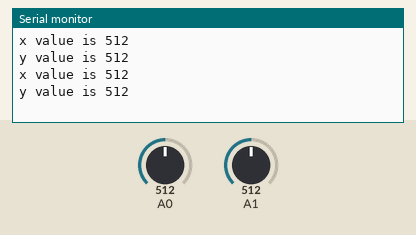
Recording of a sketch running on a simulated Arduino Uno, built with avr-gcc and run on an emulated ATmega328P. Parts: the last lines printed to the serial monitor. The inputs (shaded band) are chosen by the test bench; at power-on: A0 = 512, A1 = 512.

Above: at 1.8 s.
1.9 s: A0 set to 716
At 2.8 s:
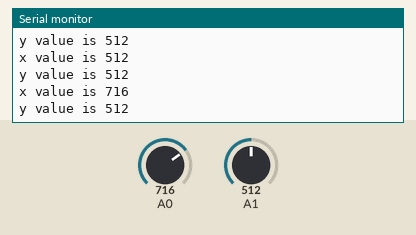
3.4 s: A1 set to 716
At 4.6 s:
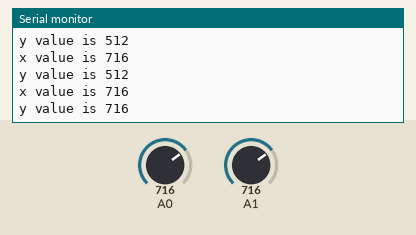
4.9 s: A0 set to 900
At 5.4 s:
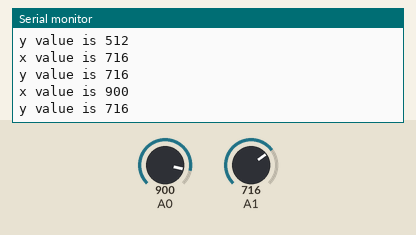
6.4 s: A1 set to 900
At 7.8 s:
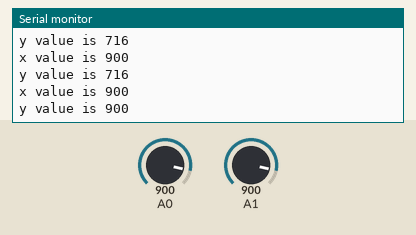
Timing chart, 0 to 8.9 s (numbered marks = the images above; inputs shaded):
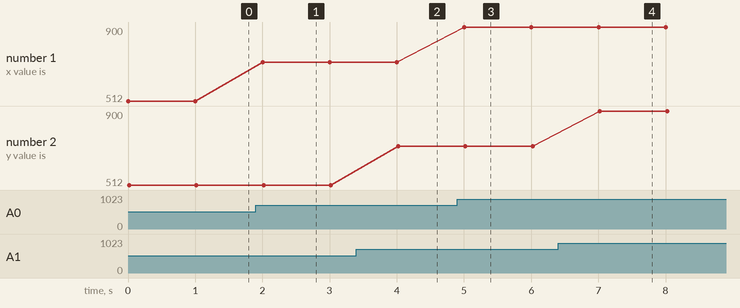

Measured:
- after the input at 1.9 s, the serial monitor: prints a new line after 0.10 s (image 1)
- after the input at 3.4 s, the serial monitor: prints a new line after 0.62 s (image 2)
- after the input at 4.9 s, the serial monitor: prints a new line after 0.10 s (image 3)
- after the input at 6.4 s, the serial monitor: prints a new line after 0.62 s (image 4)
- plotted number 1: 512 → 716 after the input at 1.9 s, 716 → 900 after the input at 4.9 s

The sketch:

13_joystick.ino
```cpp
void setup() {
  // put your setup code here, to run once:
  Serial.begin(9600);


}

void loop() {
  // put your main code here, to run repeatedly:
  int x_val = analogRead(A0);
  int y_val = analogRead(A1);

  Serial.print("x value is ");
  Serial.println(x_val);
  Serial.print("y value is ");
  Serial.println(y_val);
  delay(1000);
}
```
